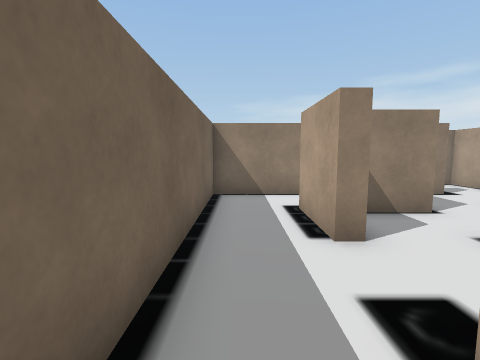
View 1 (above)

24 first-person views from a walk through a 3-D level made in the Unity game engine. The camera is 1.4 m above the floor, tilts 6° down and sees 85° across. The floor is counted in squares, 1 m on a side. Each view is taken from the middle of a square. On the plan, view 1 faces up. The plan holds only what a view shows up to about 13 squares ahead; the rest is blank. The place goes on beyond the plan. The player is left out. Some surface patterns are stand-ins.

View 2
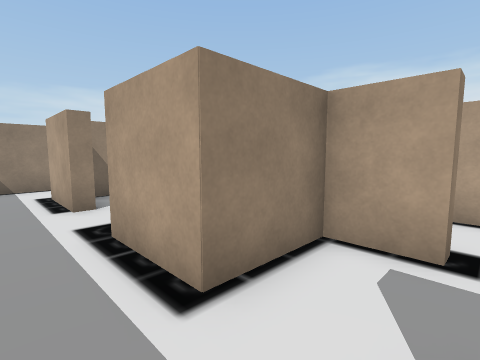

View 3
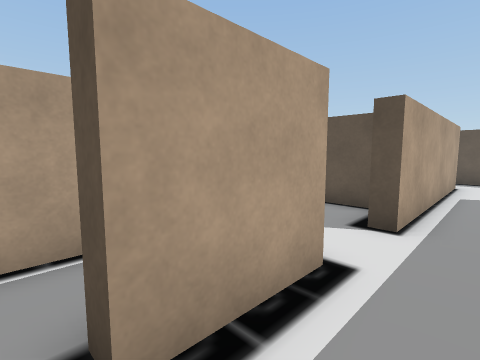

View 4
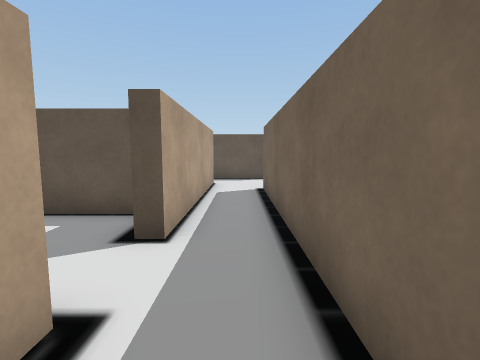

View 5
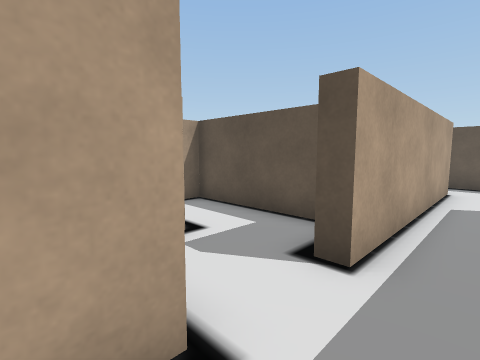

View 6
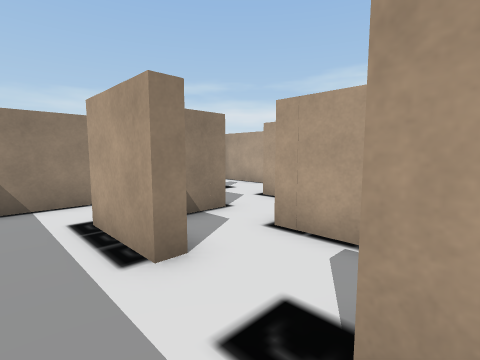

View 7
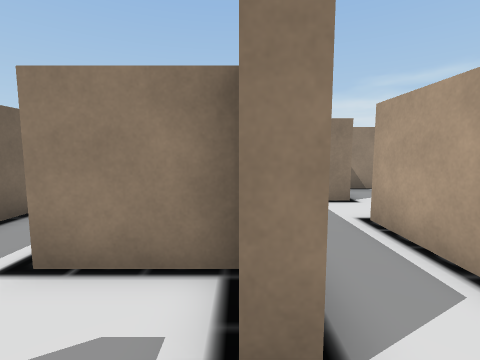

View 8
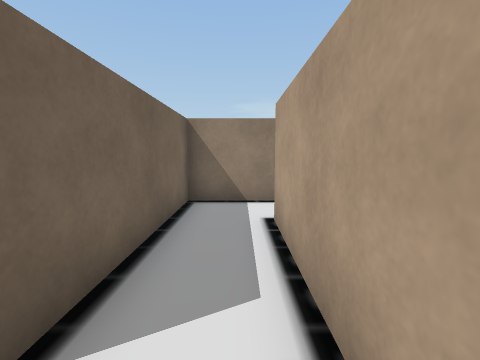

View 9
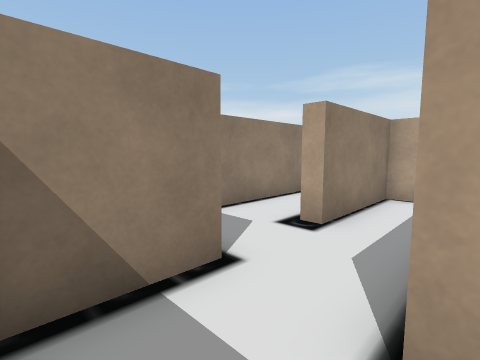

View 10
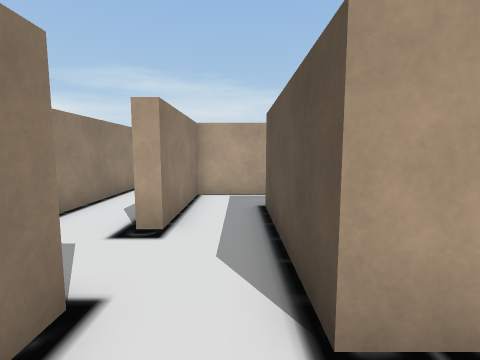

View 11
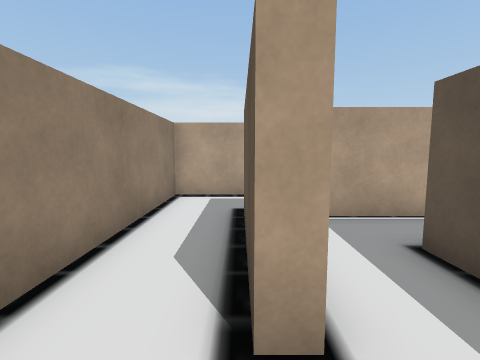

View 12
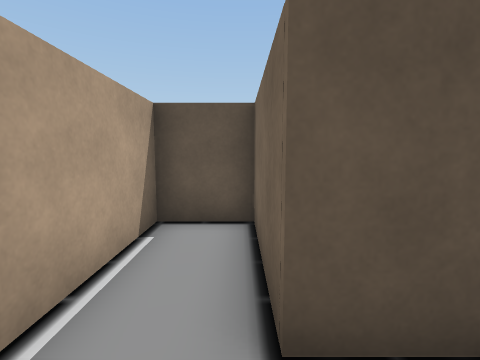

View 13
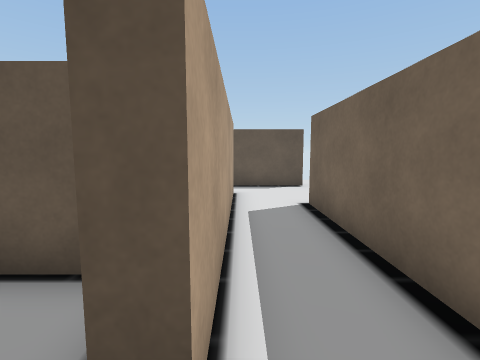

View 14
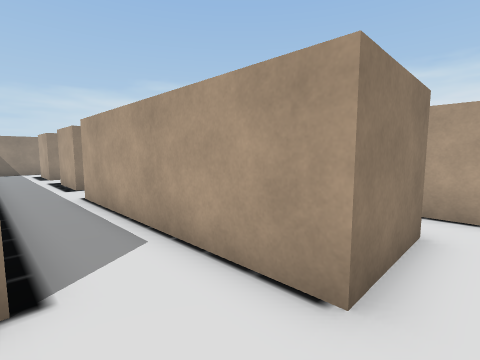

View 15
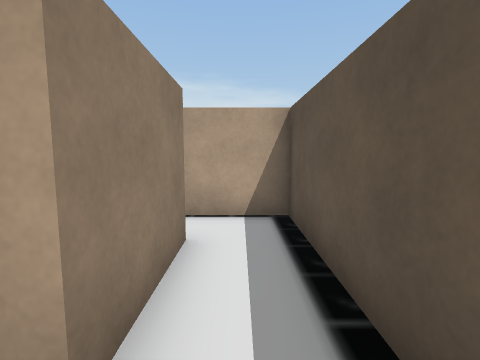

View 16
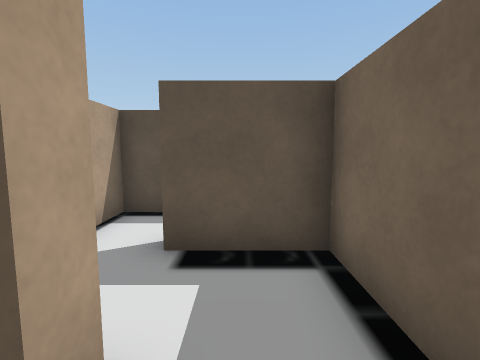

View 17
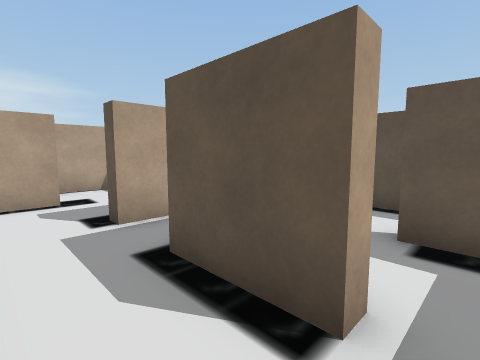

View 18
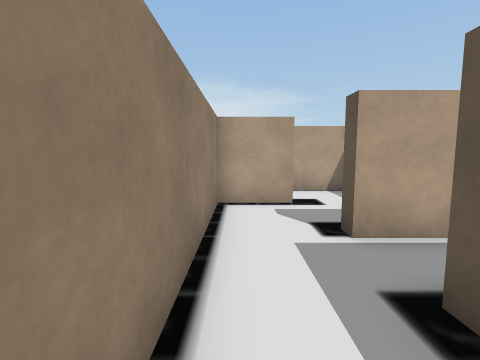

View 19
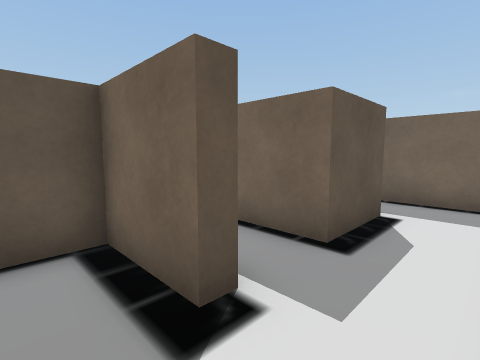

View 20
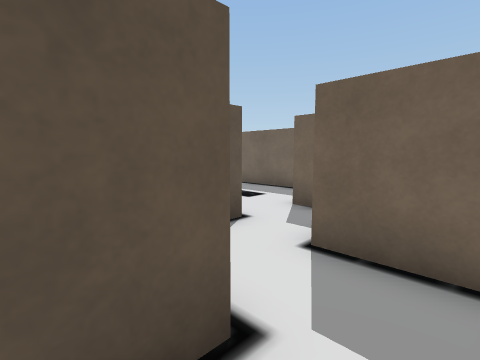

View 21
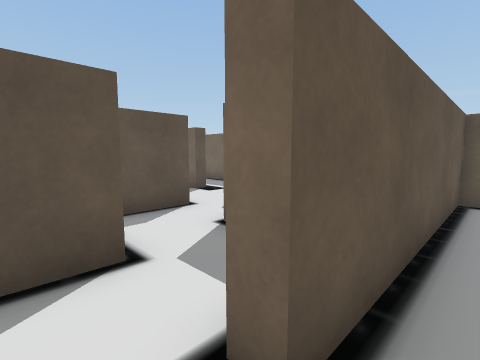

View 22
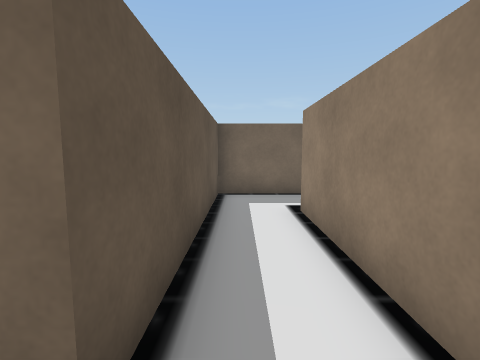

View 23
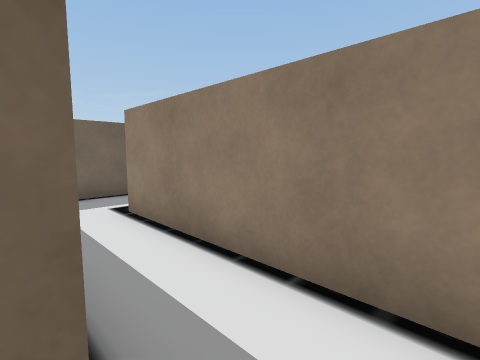

View 24
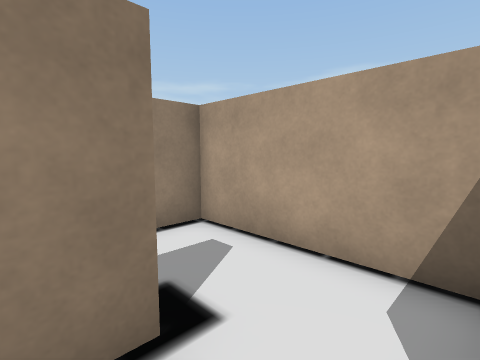

### Floor plan
Key: @ floor where view 1 was taken; # wall or solid block; . floor.
Columns run from 1 left of view 1 to 17 right of it. Each row starts with its distance up from view 1.
 13 #
 12 #..########
 11 #.........#
 10 #.........#
  9 ########..#
  8 #... #....#
  7 #... #..###
  6 #..###..###########
  5 #..#....#.........#
  4 #....####..#####..#
  3 #....#.........#
  2 #....#.........#
  1 #..#.#..######.#
  0 #@.#.#..#    #.#
 -1 #..###..#    #.#
 -2 #....#..#    ###
 -3 #.......#
 -4 #.##....#
 -5 #.###########
 -6 #.##........#
 -7 #.##........#
 -8 #.##.###.##....#
 -9 #.##...#.##....#
-10 ..##...#  ##   #
-11 ..####.#
-12 .......#
-13 ########

Positions as (right, up) in squares from view 1, and headings:
1: (0, 0), facing up
2: (0, -3), facing up-right
3: (0, 2), facing down-right
4: (0, 1), facing down
5: (0, 0), facing down-right
6: (0, 1), facing up-right
7: (4, -4), facing up
8: (6, -4), facing up
9: (5, 1), facing up-right
10: (5, 2), facing right
11: (8, 4), facing right
12: (12, 3), facing down
13: (1, -2), facing down
14: (-1, -12), facing up-right
15: (0, -12), facing right
16: (3, -7), facing down
17: (3, -6), facing down-right
18: (4, -6), facing right
19: (10, -6), facing down-left
20: (8, 8), facing down-left
21: (8, 10), facing down-left
22: (8, 10), facing left
23: (8, 9), facing up-left
24: (6, 7), facing up-right
